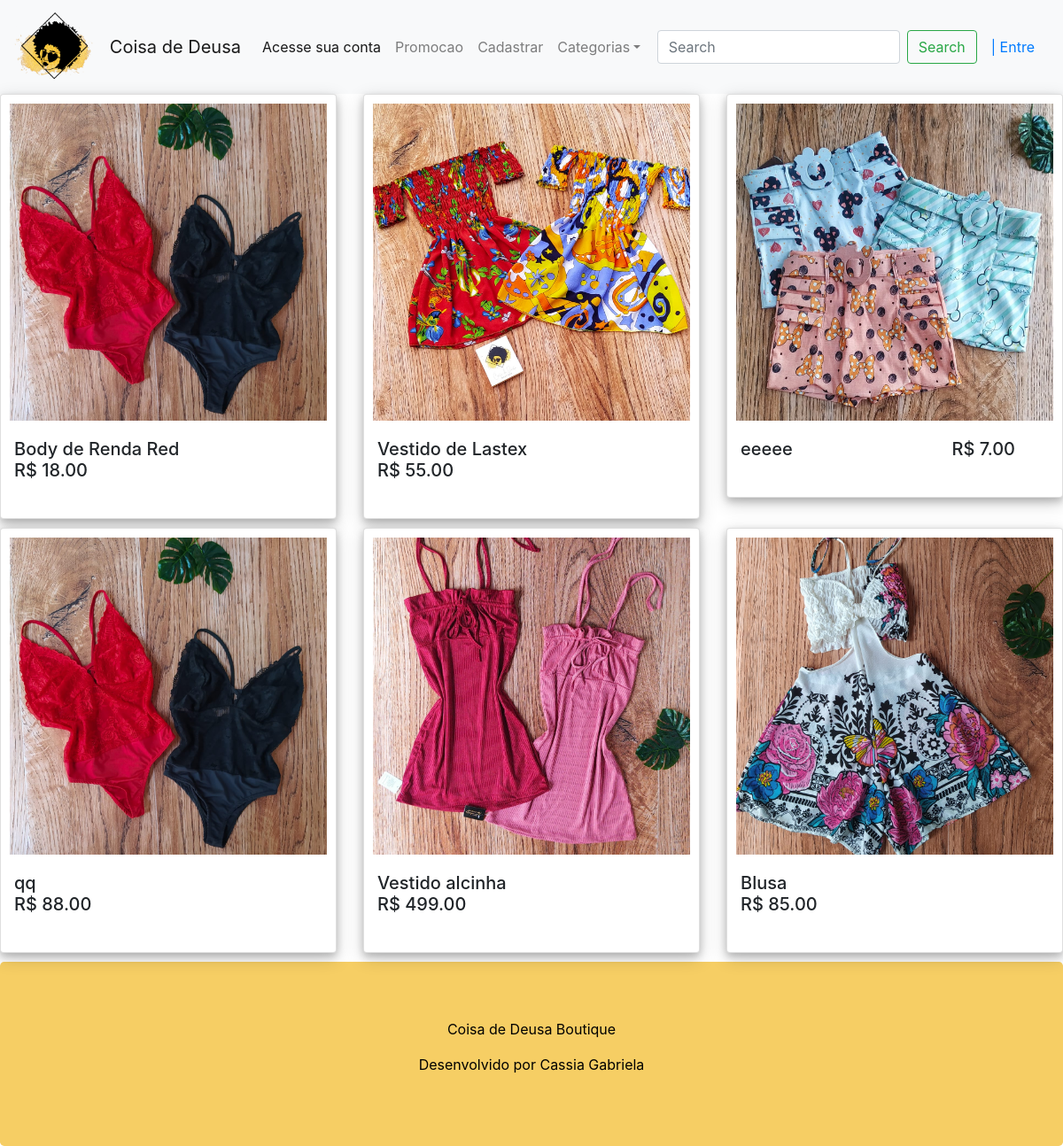
Before: / with the older database file.
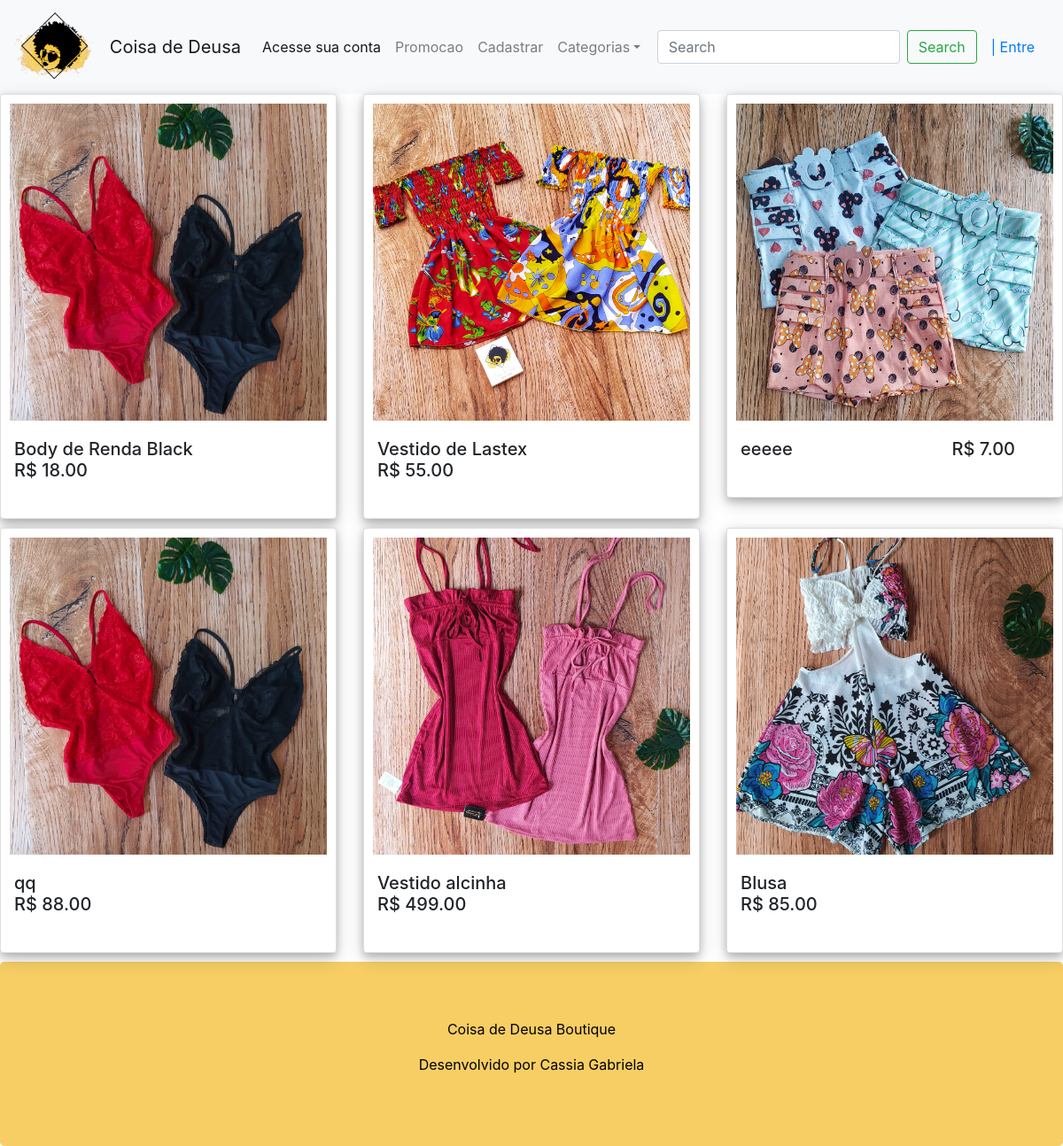
After: the same page with the newer database file.
### contas/models.py (models this page shows, shortened)
class Produto(models.Model):
    titulo = models.CharField(max_length=100)
    descricao = models.TextField()
    referencia = models.CharField(max_length=5,)
    preco = models.DecimalField(max_digits=8,decimal_places=2)
    imagem = models.ImageField(null=True, upload_to='images')
    quantidade = models.IntegerField(null=True)
    promocao = models.BooleanField(null=True, default=False)
    precopromocao = models.DecimalField(max_digits=8,decimal_places=2, null=True, blank=True)
    categoria = models.CharField(max_length=50, null=True)
    user = models.ForeignKey(User, on_delete=models.CASCADE)
    class Meta:
        db_table = 'Produto'

### contas/views.py (the view)
# urls.py: path('', views.ListaProdutosView.as_view(), name='index'),
class ListaProdutosView(ListView):
    model = Produto
    template_name = 'produtos.html'
    context_object_name = 'produtos'

### templates/produtos.html (shortened to what this page needs)
{% extends 'page.html' %}
{% load static %}
{% block content %}
    <div class="row">
        {% for p in produtos %}
        <div class="col-sm-4" style="padding-bottom: 10px">
            <div class="card" style="width: 100%;">
                <a href="/produto/detalhe/{{ p.id }}" ><img src="{{ p.imagem.url }}" style="width: 100%"></a>
              <div class="card-body">
                <h5 class="card-title"> <div class="row" style="width: 100%"> <div align="left" style="width: 75%"> {{ p.titulo }}</div> R$ {{ p.preco }} </div> </h5>
              </div>
            </div>
        </div>
        {% endfor %}
    </div>
{% endblock %}

### templates/page.html (shortened to what this page needs)
<!DOCTYPE html>
<html>
    <head>
        {% include "header.html" %}
    </head>
    <body>
        {% block content %} {% endblock %}
        {% include "fooder.html" %}
    </body>
</html>

### templates/header.html (shortened to what this page needs)
{% load static %}
<link rel="stylesheet" href="https://maxcdn.bootstrapcdn.com/bootstrap/4.1.3/css/bootstrap.min.css">
<nav class="navbar navbar-expand-lg navbar-light bg-light">
    <a class="navbar-brand" href="{% url "index" %} ">
        <img src="{% static 'images/logo.png' %}" height="80" align="left" position="absolute"> </a>
    <a class="navbar-brand" href="{% url 'index' %}">Coisa de Deusa </a>
    <div class="collapse navbar-collapse" id="navbarTogglerDemo03">
        <ul class="navbar-nav mr-auto mt-2 mt-lg-0">
            <li class="nav-item active">
                 {% if request.user.is_authenticated %}
                    <a class="nav-link" href="{% url 'meus' %}">Meus produtos<span class="sr-only">(current)</span></a>
                 {% else %}
                    <a class="nav-link" href="/login/">Acesse sua conta <span class="sr-only">(current)</span></a>
                 {% endif %}
            </li>
            <li class="nav-item">
                <a class="nav-link" href="/produtos/promocao">Promocao</a>
            </li>
            <li class="nav-item">
                <a class="nav-link" href="{% url 'cadastro' %}">Cadastrar</a>
            </li>
            <li class="nav-item dropdown">
                <a class="nav-link dropdown-toggle" data-toggle="dropdown" href="#" role="button" aria-haspopup="true"
                   aria-expanded="false">Categorias</a>
        </ul>
        <form class="form-inline my-2 my-lg-0">
            <input class="form-control mr-sm-2" type="search" placeholder="Search" aria-label="Search">
            <button class="btn btn-outline-success my-2 my-sm-0" type="submit">Search</button>
            {% if request.user.is_authenticated %}
                <a class="nav-link" href="/logout/">| Sair </a>
            {% else %}
                <a class="nav-link" href="/login/">| Entre </a>
            {% endif %}
        </form>
    </div>
</nav>

### templates/fooder.html
<div class="jumbotron footer text-center" style="background-color: #F6CE64; color: black; margin-bottom: 0 ">
    <p> Coisa de Deusa Boutique</p>
    <p> Desenvolvido por Cassia Gabriela</p>
</div>

### templates/produtos.html (style rules this page uses)
div.card { box-shadow: 0 4px 8px 0 rgba(0, 0, 0, 0.2), 0 6px 20px 0 rgba(0, 0, 0, 0.19); }
div.card { padding: 10px; }

Changed rows visible on the page:
changed Produto: titulo "Body de Renda Red" → "Body de Renda Black"
